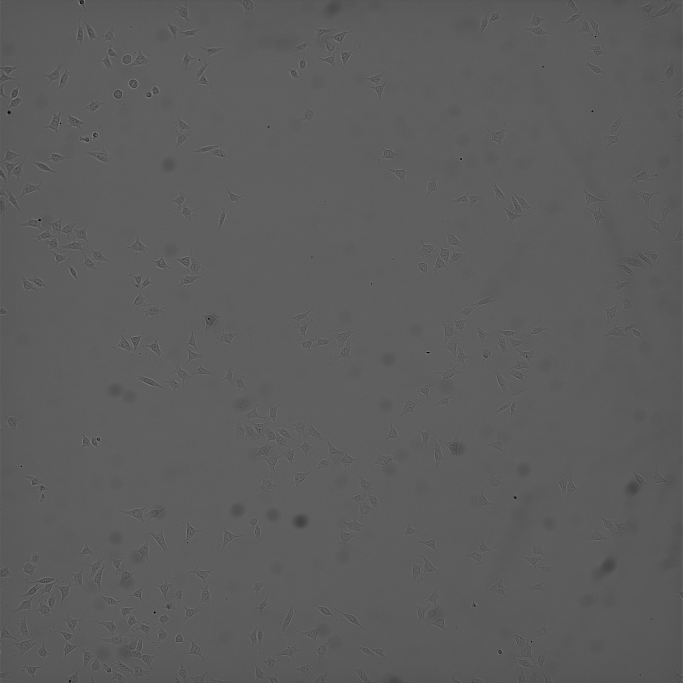
#> input picture aiSEGcell_supplement/aiSEGcell_sourcedata_scripts_software/sourcedata_analysis_scripts/suppl_fig2/d/images/170601SH11_p0023_t00001_z001.png, 2048 x 2048 px (shown at 1/3 size); its folder holds 3 pictures in this run
$ python suppl_fig2d.py
#> lines starting #> are read from the running program, lines starting #| are printed output that depends on the picture; after the words box and inside, x2 and y2 are one past the last pixel; in counts of white or black regions, pixels touching at a corner belong together; pictures that were not available may be replaced by others from this repository, and a replacement may not be noted
import glob
import os

from skimage import io, exposure

# define output directory
path_out = '../../output/suppl_fig2/d/'
for subdir in ['bf', 'flu', 'gt', 'pred', 'pred_retrained']:
    os.makedirs(os.path.join(path_out, subdir), exist_ok=True)
    os.makedirs(os.path.join(path_out, 'zoomin', subdir), exist_ok=True)

# collect all images
bf_paths  = glob.glob('./images/*.png')
flu_paths  = glob.glob('./nuc/*.png')
gt_paths  = glob.glob('./gt/*.png')
pred_paths  = glob.glob('./pred/*.png')
pred_retrained_paths  = glob.glob('./pred_retrained/*.png')

# sort paths
bf_paths.sort()
flu_paths.sort()
gt_paths.sort()
pred_paths.sort()
pred_retrained_paths.sort()

# assign crop bounding boxes per image
# assign crop bounding boxes per image
crops = {
        '170601SH11_p0023_t00001_z001.png': [746, 1229, 1248, 1731], #y_top, x_left, y_bottom, x_right, 502x502
        '170601SH11_p0026_t00001_z001.png': [419, 1080, 921, 1582],
        '170601SH11_p0027_t00001_z001.png': [285, 502, 787, 1004],
        }

# load and crop images and collect min and max intensities
bp_wp_bf = {
        '170601SH11_p0023_t00001_z001.png': [70, 117],
        '170601SH11_p0026_t00001_z001.png': [65, 122],
        '170601SH11_p0027_t00001_z001.png': [65, 120],
        }
bp_wp_flu = {
        '170601SH11_p0023_t00001_z001.png': [3, 31],
        '170601SH11_p0026_t00001_z001.png': [3, 36],
        '170601SH11_p0027_t00001_z001.png': [3, 29],
        }
zoom_ins = {
        '170601SH11_p0023_t00001_z001.png': [71, 326, 171, 426], #x_left, y_top, x_right, y_bottom, 100x100
        '170601SH11_p0026_t00001_z001.png': [98, 326, 198, 426],
        '170601SH11_p0027_t00001_z001.png': [91, 320, 191, 420],
        }

for bf_path, flu_path, gt_path, pred_path, pred_retrained_path in zip(bf_paths, flu_paths, gt_paths, pred_paths, pred_retrained_paths):
    bf = io.imread(bf_path)
#> bf is the input picture: shape (2048, 2048); min 0, max 166, mean 92.7
    flu = io.imread(flu_path)
    gt = io.imread(gt_path)
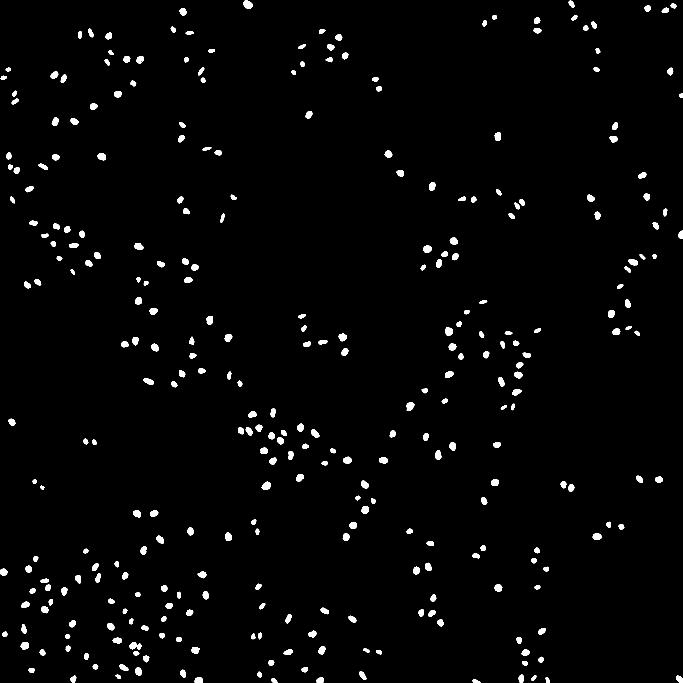
#> input picture aiSEGcell_supplement/aiSEGcell_sourcedata_scripts_software/sourcedata_analysis_scripts/suppl_fig2/d/gt/170601SH11_p0023_t00001_z001.png, 2048 x 2048 px (shown at 1/3 size)
#> gt: shape (2048, 2048); 2% white; 316 white regions, largest, box (x1, y1, x2, y2) and area: (730, 1, 758, 27) 530, (785, 1445, 813, 1469) 484, (1219, 1207, 1243, 1233) 458
    pred = io.imread(pred_path)
    pred_retrained = io.imread(pred_retrained_path)

    # crop images
    bf = bf[crops[os.path.basename(bf_path)][0]:crops[os.path.basename(bf_path)][2],
            crops[os.path.basename(bf_path)][1]:crops[os.path.basename(bf_path)][3]]
#> bf: shape (502, 502)
    flu = flu[crops[os.path.basename(flu_path)][0]:crops[os.path.basename(flu_path)][2],
              crops[os.path.basename(flu_path)][1]:crops[os.path.basename(flu_path)][3]]
    gt = gt[crops[os.path.basename(gt_path)][0]:crops[os.path.basename(gt_path)][2],
            crops[os.path.basename(gt_path)][1]:crops[os.path.basename(gt_path)][3]]
#> gt: shape (502, 502); 2.8% white; 28 white regions, largest, box (x1, y1, x2, y2) and area: (107, 236, 129, 262) 455, (106, 368, 132, 388) 378, (313, 369, 338, 389) 375
    pred = pred[crops[os.path.basename(pred_path)][0]:crops[os.path.basename(pred_path)][2],
                crops[os.path.basename(pred_path)][1]:crops[os.path.basename(pred_path)][3]]
    pred_retrained = pred_retrained[crops[os.path.basename(pred_retrained_path)][0]:crops[os.path.basename(pred_retrained_path)][2],
                crops[os.path.basename(pred_retrained_path)][1]:crops[os.path.basename(pred_retrained_path)][3]]

    # adjust min/max intensities
    img_name = os.path.basename(bf_path)
    bf = exposure.rescale_intensity(bf, in_range=(bp_wp_bf[img_name][0], bp_wp_bf[img_name][1]), out_range=(0, 255))
    flu = exposure.rescale_intensity(flu, in_range=(bp_wp_flu[img_name][0], bp_wp_flu[img_name][1]), out_range=(0, 255))
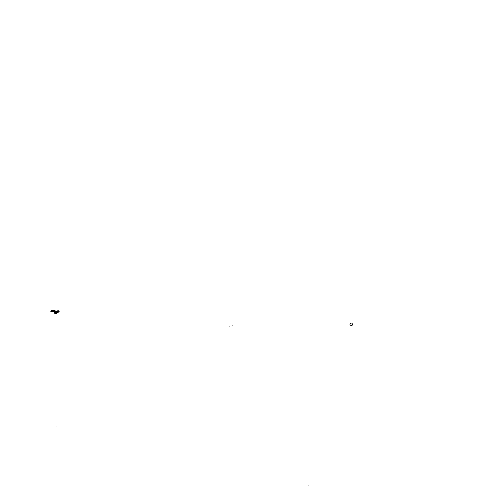
#> flu: shape (502, 502) float64; min 0, max 255, mean 255

    # generate zoom in crops
    bf_zoom = bf[zoom_ins[img_name][1]:zoom_ins[img_name][3],zoom_ins[img_name][0]:zoom_ins[img_name][2]]
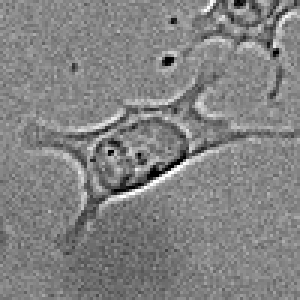
#> bf_zoom: shape (100, 100) float64 (shown 3 times larger); min 0, max 255, mean 130.9
    flu_zoom = flu[zoom_ins[img_name][1]:zoom_ins[img_name][3],zoom_ins[img_name][0]:zoom_ins[img_name][2]]
#> flu_zoom: shape (100, 100) float64; every value is 255
    gt_zoom = gt[zoom_ins[img_name][1]:zoom_ins[img_name][3],zoom_ins[img_name][0]:zoom_ins[img_name][2]]
#> gt_zoom: shape (100, 100); 4.5% white; 2 white regions, box (x1, y1, x2, y2) and area: (35, 42, 61, 62) 378, (75, 0, 91, 7) 77
    pred_zoom = pred[zoom_ins[img_name][1]:zoom_ins[img_name][3],zoom_ins[img_name][0]:zoom_ins[img_name][2]]
    pred_retrained_zoom = pred_retrained[zoom_ins[img_name][1]:zoom_ins[img_name][3],zoom_ins[img_name][0]:zoom_ins[img_name][2]]

    # save zoom in crops
    io.imsave(os.path.join(path_out, 'zoomin', 'bf', img_name), bf_zoom.astype('uint8'))
    io.imsave(os.path.join(path_out, 'zoomin', 'flu', img_name), flu_zoom.astype('uint8'))
    io.imsave(os.path.join(path_out, 'zoomin', 'gt', img_name), gt_zoom.astype('uint8'))
    io.imsave(os.path.join(path_out, 'zoomin', 'pred', img_name), pred_zoom.astype('uint8'))
    io.imsave(os.path.join(path_out, 'zoomin', 'pred_retrained', img_name), pred_retrained_zoom.astype('uint8'))

    # draw white square around zoom_ins
    x1 = zoom_ins[img_name][0] - 1
    x2 = zoom_ins[img_name][2] + 1
    y1 = zoom_ins[img_name][1] - 1
    y2 = zoom_ins[img_name][3] + 1

    x1 = max(x1, 0)
    x2 = min(x2, bf.shape[1] - 1)
#> x2 = 172
    y1 = max(y1, 0)
    y2 = min(y2, bf.shape[0] - 1)
#> y2 = 427

    bf[y1:y2,x1] = 255
#> bf: shape (502, 502) float64; min 0, max 255, mean 129.9
    bf[y1:y2,x2] = 255
#> bf: shape (502, 502) float64; min 0, max 255, mean 129.9
    bf[y1,x1:x2] = 255
#> bf: shape (502, 502) float64; min 0, max 255, mean 129.9
    bf[y2,x1:x2] = 255
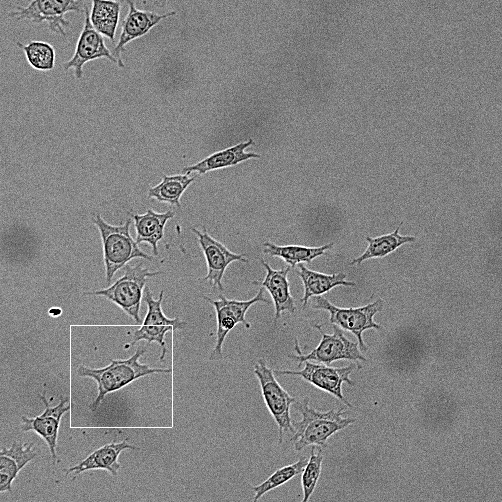
#> bf: shape (502, 502) float64; min 0, max 255, mean 130

    flu[y1:y2,x1] = 255
    flu[y1:y2,x2] = 255
    flu[y1,x1:x2] = 255
    flu[y2,x1:x2] = 255

    gt[y1:y2,x1] = 255
    gt[y1:y2,x2] = 255
    gt[y1,x1:x2] = 255
#> gt: shape (502, 502); 2.9% white; 28 white regions, largest, box (x1, y1, x2, y2) and area: (70, 315, 173, 427) 507, (107, 236, 129, 262) 455, (106, 368, 132, 388) 378
    gt[y2,x1:x2] = 255
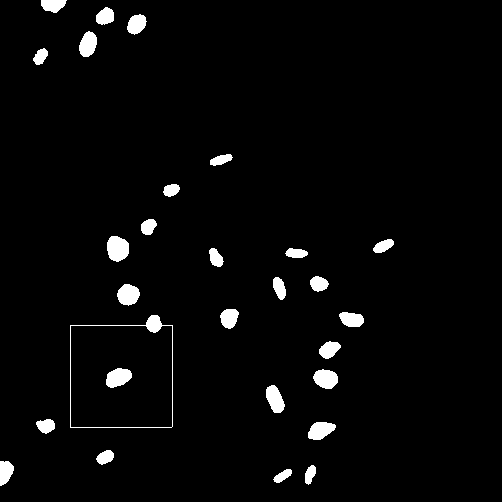
#> gt: shape (502, 502); 3% white; 28 white regions, largest, box (x1, y1, x2, y2) and area: (70, 315, 173, 428) 609, (107, 236, 129, 262) 455, (106, 368, 132, 388) 378

    pred[y1:y2,x1] = 255
    pred[y1:y2,x2] = 255
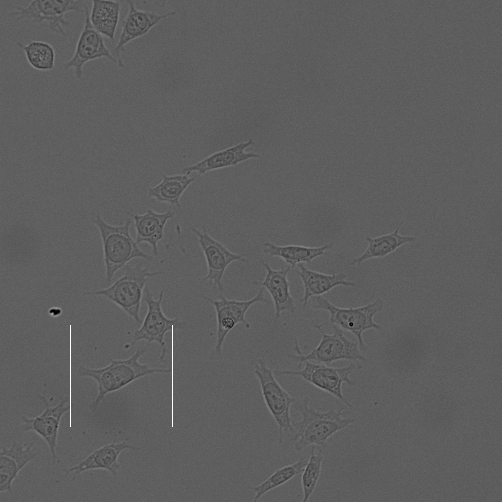
#> pred: shape (502, 502); min 0, max 255, mean 94
    pred[y1,x1:x2] = 255
#> pred: shape (502, 502); 0.04% of pixels changed, all inside (x1, y1, x2, y2) = (71, 325, 172, 326)
    pred[y2,x1:x2] = 255
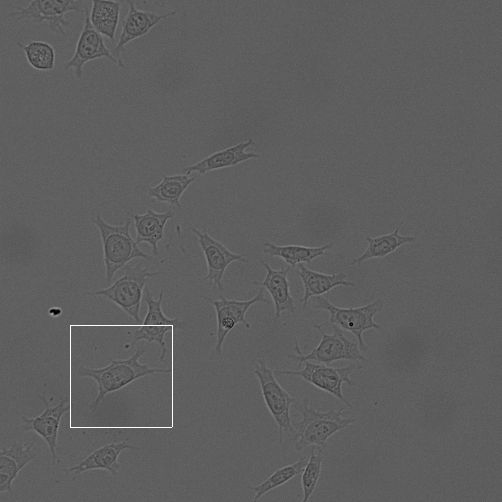
#> pred: shape (502, 502); min 0, max 255, mean 94.2

    pred_retrained[y1:y2,x1] = 255
    pred_retrained[y1:y2,x2] = 255
    pred_retrained[y1,x1:x2] = 255
    pred_retrained[y2,x1:x2] = 255

    # save crops
    io.imsave(os.path.join(path_out, 'bf', img_name), bf.astype('uint8'))
    io.imsave(os.path.join(path_out, 'flu', img_name), flu.astype('uint8'))
    io.imsave(os.path.join(path_out, 'gt', img_name), gt.astype('uint8'))
    io.imsave(os.path.join(path_out, 'pred', img_name), pred.astype('uint8'))
    io.imsave(os.path.join(path_out, 'pred_retrained', img_name), pred_retrained.astype('uint8'))
